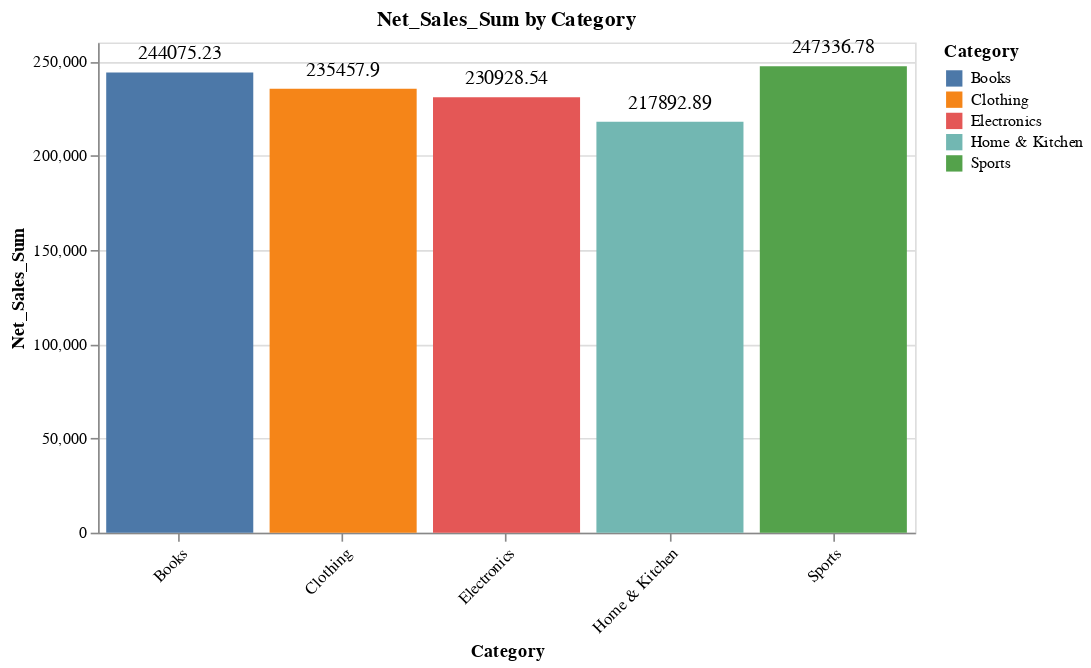

Source (notebook cell):
### Code cell
import altair as alt
import pandas as pd  # Needed because Altair works with pandas DataFrames
Net_Sales_Sum = sales_data_category.sort_values("Net_Sales_Sum", ascending=True, ignore_index = True)
# Net_Sales_Sum_pd = Net_Sales_Sum.to_pandas()
# Create bar chart with Altair
chart = alt.Chart(Net_Sales_Sum).mark_bar(color='steelblue').encode(
    x=alt.X('Category:N', title='Category', axis=alt.Axis(labelAngle=-45)),
    y=alt.Y('Net_Sales_Sum:Q', title='Net_Sales_Sum'),
    color=alt.Color('Category:N'),  
    tooltip=['Category', 'Net_Sales_Sum']
).properties(
    title='Net_Sales_Sum by Category',
    width=500,  # 🔹 Set chart width
    height=300
)
# Text labels on top of bars
text = alt.Chart(Net_Sales_Sum).mark_text(
    align='center',
    baseline='bottom',
    dy=-5,  # move text 5px above the bar
    fontSize=12
).encode(
    x='Category:N',
    y='Net_Sales_Sum:Q',
    text='Net_Sales_Sum:Q'
)

# Combine chart and text
chart = chart + text
chart.properties(title='Net_Sales_Sum').configure_axis(labelFontSize=12, titleFontSize=14)
chart.display()

### Figure 1 — Vega-Lite specification as saved in the notebook (floating-point values rounded to 4 significant figures)
{"config": {"view": {"continuousWidth": 300, "continuousHeight": 300}}, "layer": [{"mark": {"type": "bar", "color": "steelblue"}, "encoding": {"color": {"field": "Category", "type": "nominal"}, "tooltip": [{"field": "Category", "type": "nominal"}, {"field": "Net_Sales_Sum", "type": "quantitative"}], "x": {"axis": {"labelAngle": -45}, "field": "Category", "title": "Category", "type": "nominal"}, "y": {"field": "Net_Sales_Sum", "title": "Net_Sales_Sum", "type": "quantitative"}}, "title": "Net_Sales_Sum by Category"}, {"mark": {"type": "text", "align": "center", "baseline": "bottom", "dy": -5, "fontSize": 12}, "encoding": {"text": {"field": "Net_Sales_Sum", "type": "quantitative"}, "x": {"field": "Category", "type": "nominal"}, "y": {"field": "Net_Sales_Sum", "type": "quantitative"}}}], "data": {"name": "data-1fb87999665051fafe09e0a76f1484c0"}, "height": 300, "width": 500, "$schema": "https://vega.github.io/schema/vega-lite/v5.20.1.json", "datasets": {"data-1fb87999665051fafe09e0a76f1484c0": [{"Category": "Home & Kitchen", "Unit_Price_Avg": 247.2, "Discount_Rate_Avg": 0.09, "Customer_Rating_Avg": 3.65, "Total_Price_Sum": 241600.0, "Discount_Amount_Sum": 23750.0, "Net_Sales_Sum": 217900.0, "Shipping_Cost_Sum": 279.9, "Profit_Margin_Avg": 0.29, "Profit_Sum": 63910.0}, {"Category": "Electronics", "Unit_Price_Avg": 235.9, "Discount_Rate_Avg": 0.1, "Customer_Rating_Avg": 3.7, "Total_Price_Sum": 255900.0, "Discount_Amount_Sum": 25010.0, "Net_Sales_Sum": 230900.0, "Shipping_Cost_Sum": 390.7, "Profit_Margin_Avg": 0.29, "Profit_Sum": 68670.0}, {"Category": "Clothing", "Unit_Price_Avg": 253.4, "Discount_Rate_Avg": 0.1, "Customer_Rating_Avg": 3.79, "Total_Price_Sum": 261500.0, "Discount_Amount_Sum": 26040.0, "Net_Sales_Sum": 235500.0, "Shipping_Cost_Sum": 246.6, "Profit_Margin_Avg": 0.31, "Profit_Sum": 72430.0}, {"Category": "Books", "Unit_Price_Avg": 268.8, "Discount_Rate_Avg": 0.1, "Customer_Rating_Avg": 3.68, "Total_Price_Sum": 270000.0, "Discount_Amount_Sum": 25970.0, "Net_Sales_Sum": 244100.0, "Shipping_Cost_Sum": 195.9, "Profit_Margin_Avg": 0.3, "Profit_Sum": 74040.0}, {"Category": "Sports", "Unit_Price_Avg": 267.7, "Discount_Rate_Avg": 0.1, "Customer_Rating_Avg": 3.79, "Total_Price_Sum": 276000.0, "Discount_Amount_Sum": 28660.0, "Net_Sales_Sum": 247300.0, "Shipping_Cost_Sum": 260.6, "Profit_Margin_Avg": 0.29, "Profit_Sum": 72510.0}]}}
